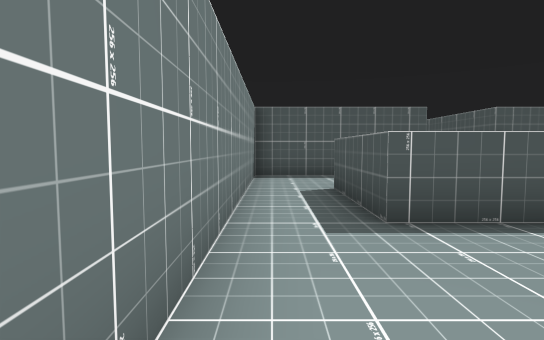
View 1 (above)

19 first-person views from a walk through a Unity game level. The camera is 1.3 m above the floor, tilts 4° down and sees 80° across. The floor is counted in squares, 1.57 m on a side. Each view is taken from the middle of a square. On the plan, view 1 faces up. The plan holds only what a view shows up to about 11 squares ahead; the rest is blank. The place goes on beyond the plan. The player character is not drawn.

View 2
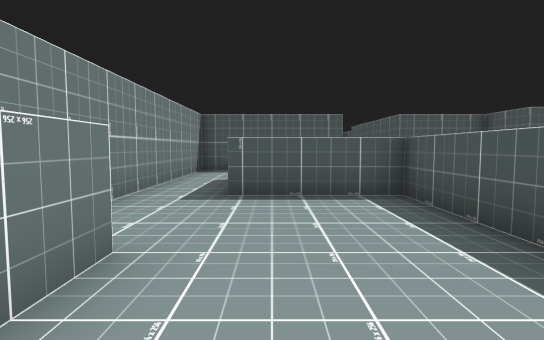

View 3
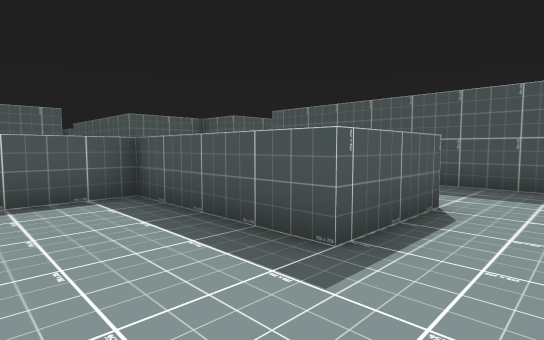

View 4
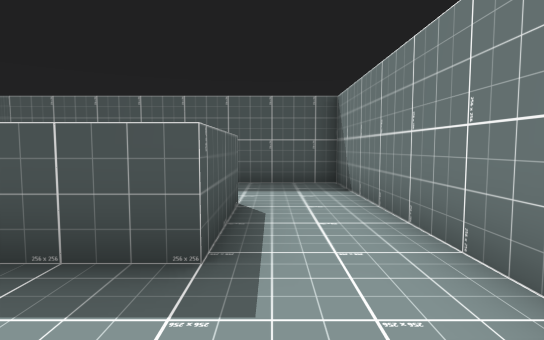

View 5
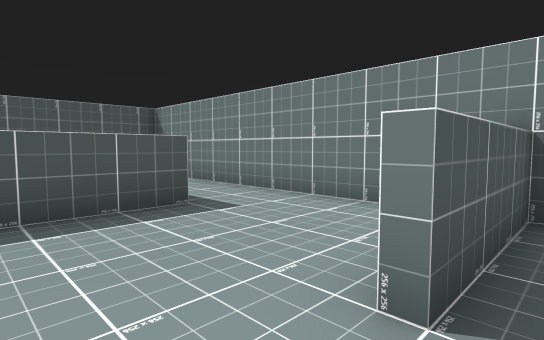

View 6
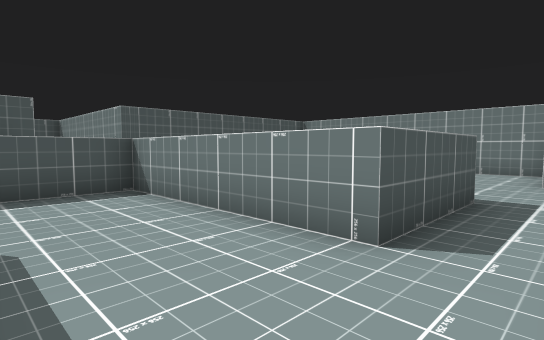

View 7
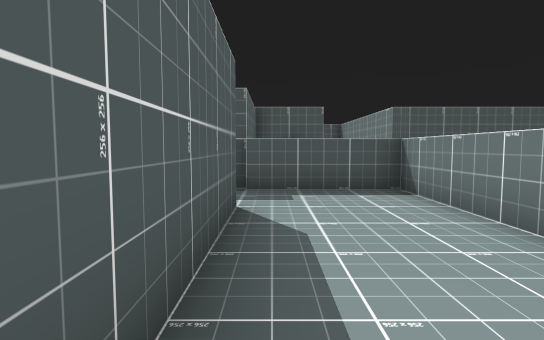

View 8
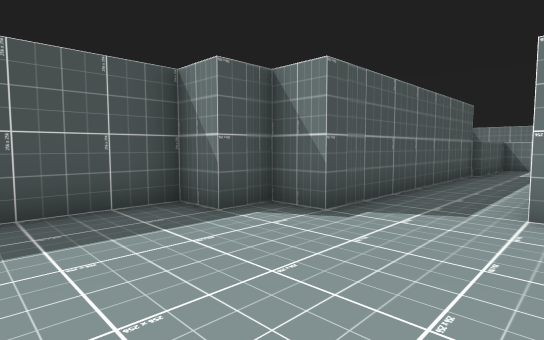

View 9
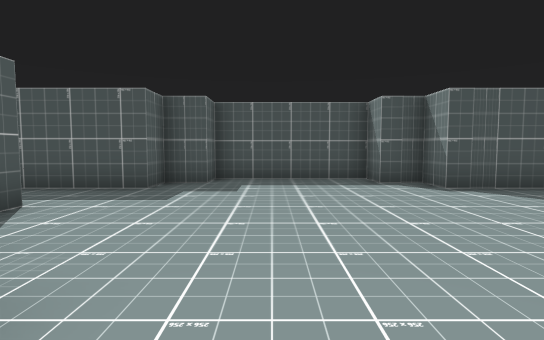

View 10
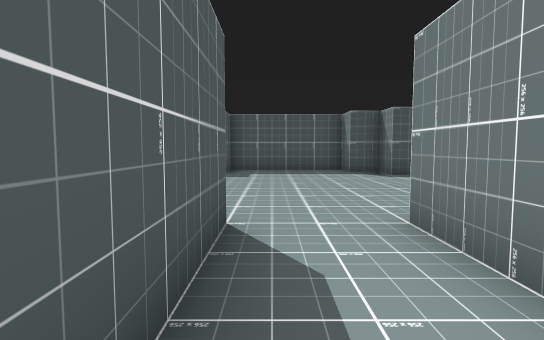

View 11
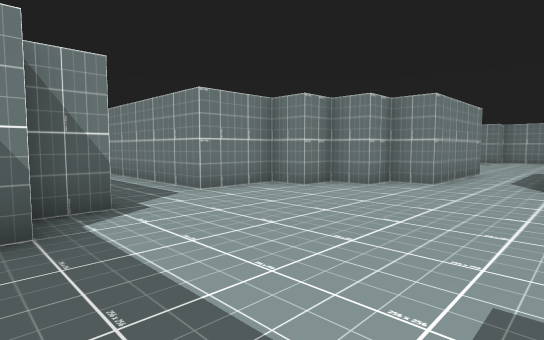

View 12
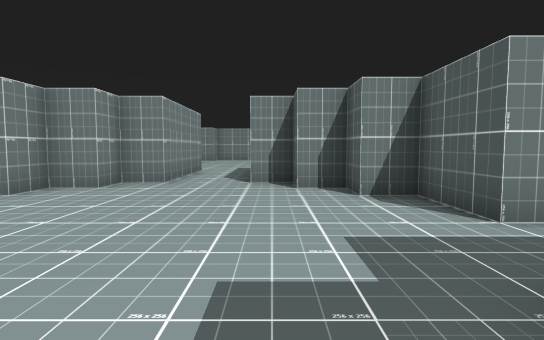

View 13
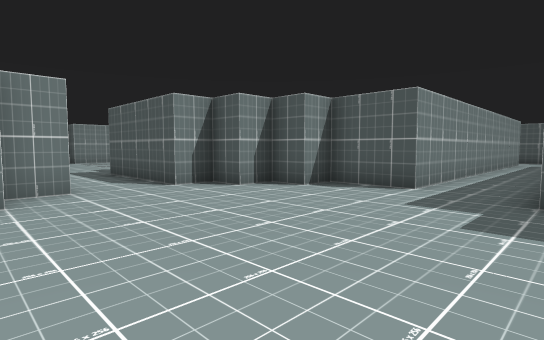

View 14
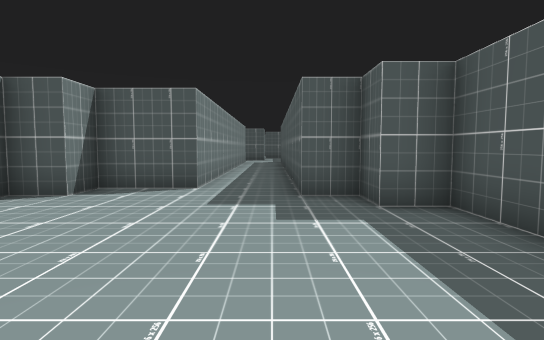

View 15
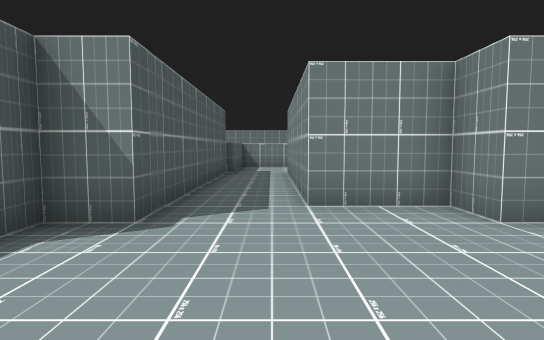

View 16
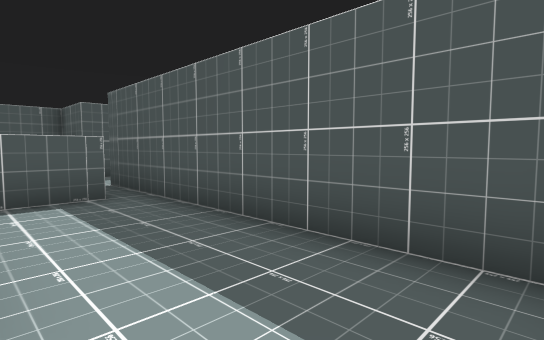

View 17
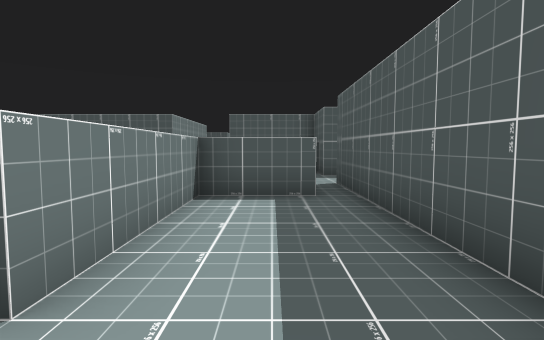

View 18
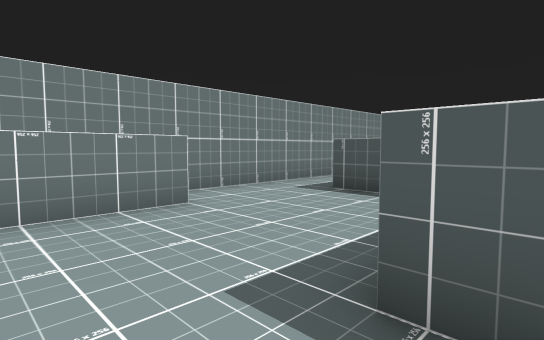

View 19
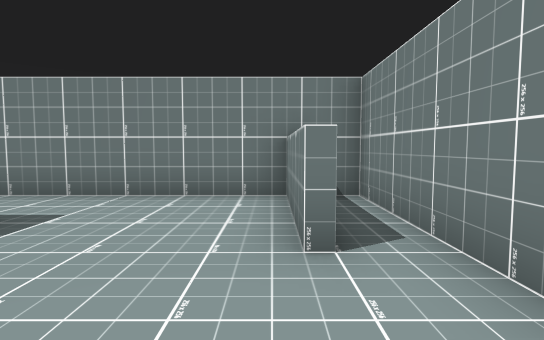

### Floor plan
Points are (right, up) in squares from view 1. A wall is a line through its corners. A room is listed if a view was taken in it or the views show most of it. See-through windows are left out.
Room 1 (views 1, 5, 19)
walls: (4.3, 0.5) (4.3, 3.5) (1.2, 3.5) (1.2, 6.5); (0.5, -2.5) (0.5, 0.5); (-0.5, 6.5) (-0.5, -2.5) (1, -2.5)
ways out: opening at (2.5, 0) to room 2; opening at (0, 6) to room 3
Room 2 (views 2, 3, 4, 16, 17, 18)
walls: (1, -2.5) (9.5, -2.5) (9.5, 5); (8.9, 3.5) (6.8, 3.5) (6.8, -0.5) (4.3, -0.5) (4.3, 0.5); (0.8, 0.6) (0.8, -2.4)
ways out: opening at (2.5, 0) to room 1
Room 3 (views 6, 7)
walls: (1.2, 6.5) (6.2, 6.5) (6.2, 9.5); (4.5, 9.5) (-0.5, 9.5) (-0.5, 6.5)
ways out: opening at (0, 6) to room 1; opening at (5, 9) to room 4
Room 4 (views 8, 9, 10, 11, 12, 13, 14, 15)
walls: (-3.5, 18.5) (0.5, 18.5) (0.5, 17.5) (1.5, 17.5) (1.5, 16.5) (2.5, 16.5) (2.5, 15.5) (4.5, 15.5) (4.5, 9.9); (4.5, 27.5) (4.5, 23.5) (2.5, 23.5) (2.5, 22.5) (1.5, 22.5) (1.5, 21.5) (0.5, 21.5) (0.5, 20.5) (-3.5, 20.5); (6.5, 9.5) (6.5, 16.5) (7.5, 16.5) (7.5, 17.5) (8.5, 17.5) (8.5, 21.5) (7.5, 21.5) (7.5, 22.5) (6.5, 22.5) (6.5, 27.1)
ways out: opening at (5, 9) to room 3; opening at (-3, 19.5)

Where each view was taken, in squares from view 1:
view 1: 0 up, 0 right, facing up
view 2: 2 down, 2 right, facing up
view 3: 2 down, 2 right, facing up-right
view 4: 1 down, 2 right, facing right
view 5: 2 up, 0 right, facing down-right
view 6: 9 up, 0 right, facing down-right
view 7: 9 up, 0 right, facing right
view 8: 20 up, 4 right, facing down-right
view 9: 20 up, 0 right, facing right
view 10: 20 up, 3 left, facing right
view 11: 21 up, 8 right, facing down-left
view 12: 21 up, 8 right, facing left
view 13: 17 up, 7 right, facing up-left
view 14: 17 up, 6 right, facing up
view 15: 20 up, 5 right, facing down
view 16: 2 down, 7 right, facing up-right
view 17: 2 down, 8 right, facing up
view 18: 2 down, 5 right, facing up-left
view 19: 3 up, 1 right, facing down
